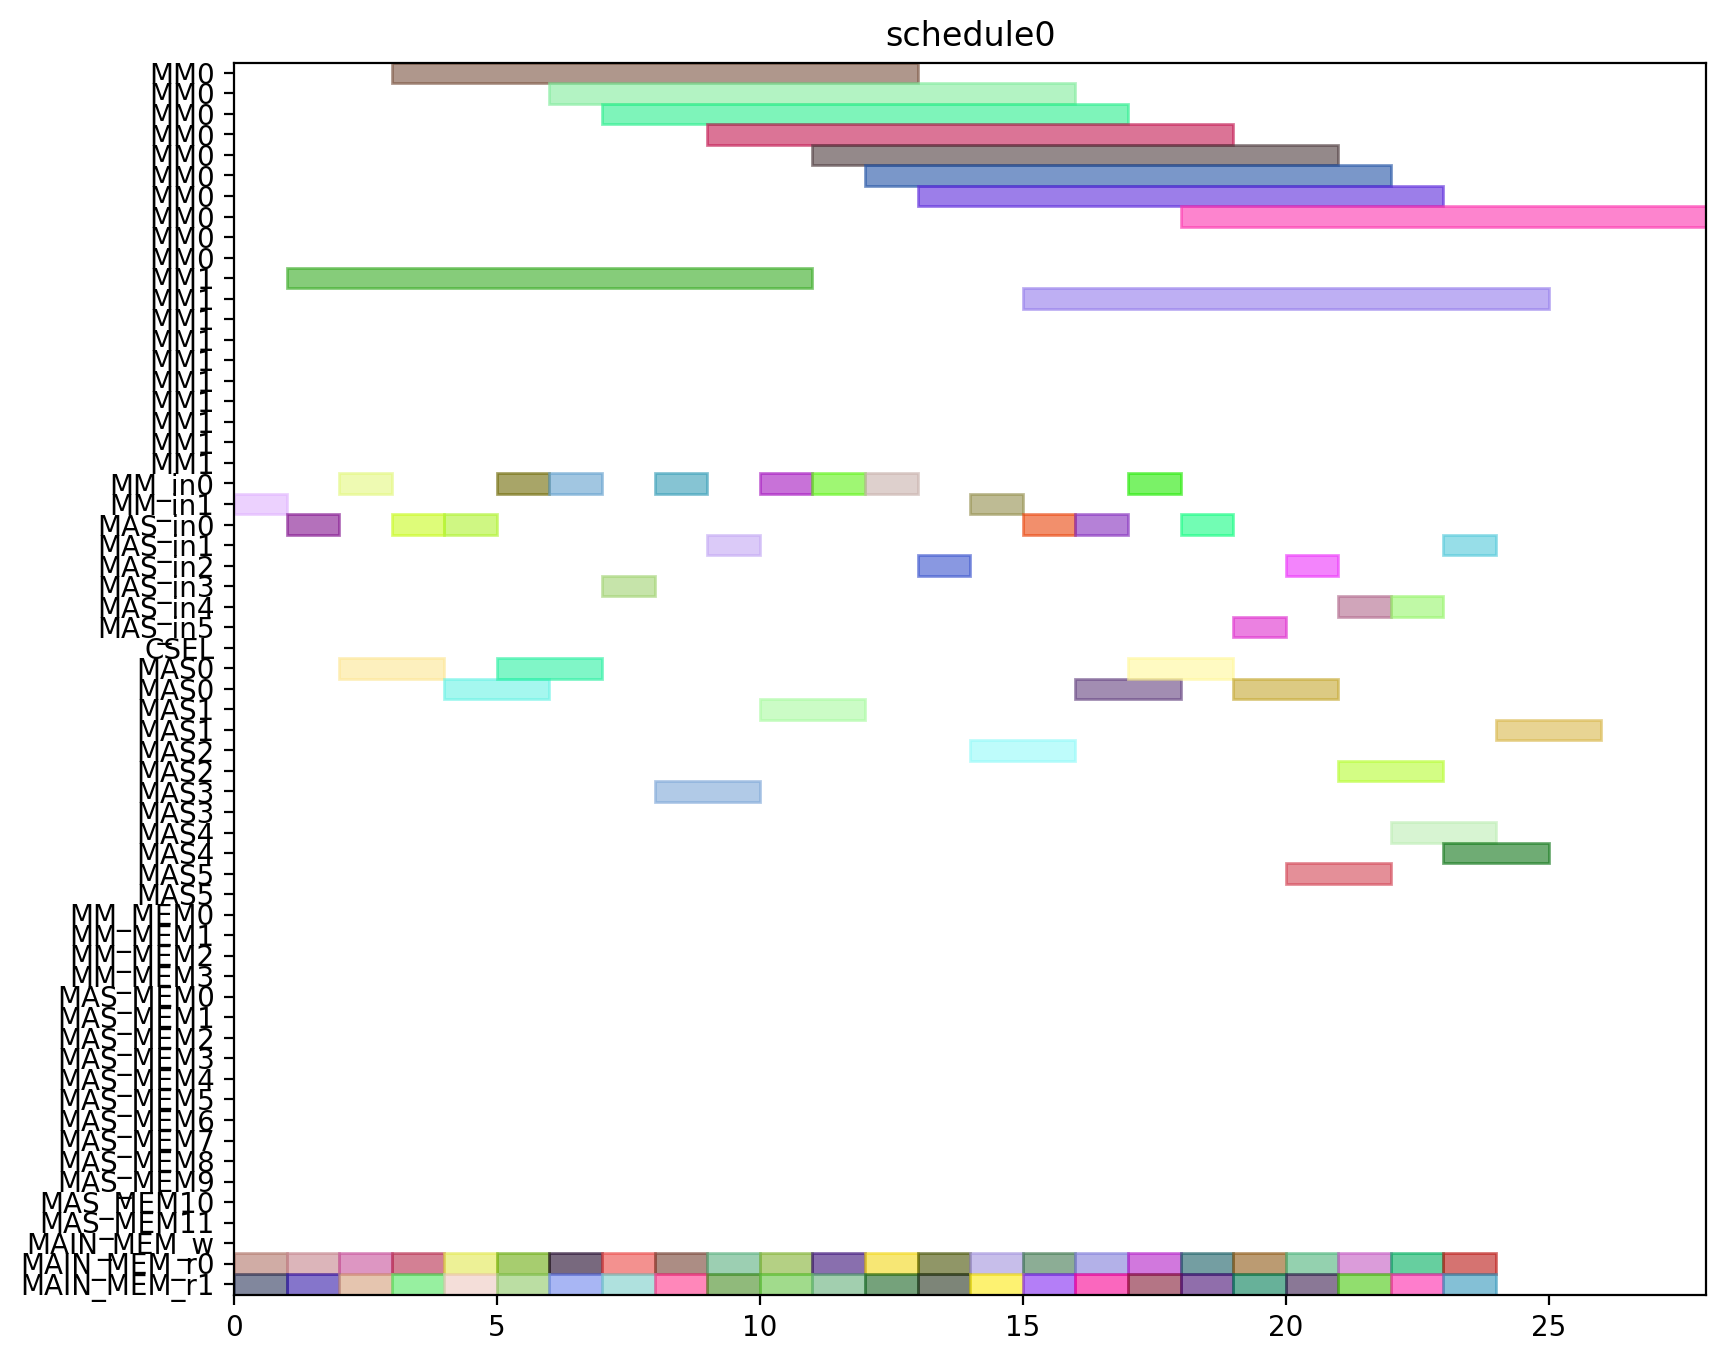

Generate this figure with Python:
from pyschedule import Scenario, solvers, plotters, alt


def solve():
	horizon = 120
	S = Scenario("schedule0", horizon=horizon)

	# resource
	MM = S.Resources('MM', num=2, size=10)
	MM_in = S.Resources('MM_in', num=2)
	MAS_in = S.Resources('MAS_in', num=6)
	CSEL = S.Resource('CSEL')
	MAS = S.Resources('MAS', num=6, size=2, periods=range(1, horizon))
	MM_MEM = S.Resources('MM_MEM', num=4)
	MAS_MEM = S.Resources('MAS_MEM', num=12)
	MAIN_MEM_w = S.Resource('MAIN_MEM_w', size=1)
	MAIN_MEM_r = S.Resources('MAIN_MEM_r', num=2)

	# result of previous scheduling

	# new tasks
	t0_t0 = S.Task('t0_t0', length=2, delay_cost=1)
	t0_t0 += alt(MAS)
	t0_t0_in = S.Task('t0_t0_in', length=1, delay_cost=1)
	t0_t0_in += alt(MAS_in)
	S += t0_t0_in*MAS_in[0]<=t0_t0*MAS[0]

	S += t0_t0_in*MAS_in[1]<=t0_t0*MAS[1]

	S += t0_t0_in*MAS_in[2]<=t0_t0*MAS[2]

	S += t0_t0_in*MAS_in[3]<=t0_t0*MAS[3]

	S += t0_t0_in*MAS_in[4]<=t0_t0*MAS[4]

	S += t0_t0_in*MAS_in[5]<=t0_t0*MAS[5]

	t0_t0_mem0 = S.Task('t0_t0_mem0', length=1, delay_cost=1)
	t0_t0_mem0 += MAIN_MEM_r[0]
	S += t0_t0_mem0 <= t0_t0

	t0_t0_mem1 = S.Task('t0_t0_mem1', length=1, delay_cost=1)
	t0_t0_mem1 += MAIN_MEM_r[1]
	S += t0_t0_mem1 <= t0_t0

	t0_t1 = S.Task('t0_t1', length=2, delay_cost=1)
	t0_t1 += alt(MAS)
	t0_t1_in = S.Task('t0_t1_in', length=1, delay_cost=1)
	t0_t1_in += alt(MAS_in)
	S += t0_t1_in*MAS_in[0]<=t0_t1*MAS[0]

	S += t0_t1_in*MAS_in[1]<=t0_t1*MAS[1]

	S += t0_t1_in*MAS_in[2]<=t0_t1*MAS[2]

	S += t0_t1_in*MAS_in[3]<=t0_t1*MAS[3]

	S += t0_t1_in*MAS_in[4]<=t0_t1*MAS[4]

	S += t0_t1_in*MAS_in[5]<=t0_t1*MAS[5]

	t0_t1_mem0 = S.Task('t0_t1_mem0', length=1, delay_cost=1)
	t0_t1_mem0 += MAIN_MEM_r[0]
	S += t0_t1_mem0 <= t0_t1

	t0_t1_mem1 = S.Task('t0_t1_mem1', length=1, delay_cost=1)
	t0_t1_mem1 += MAIN_MEM_r[1]
	S += t0_t1_mem1 <= t0_t1

	t0_t3 = S.Task('t0_t3', length=10, delay_cost=1)
	t0_t3 += alt(MM)
	t0_t3_in = S.Task('t0_t3_in', length=1, delay_cost=1)
	t0_t3_in += alt(MM_in)
	S += t0_t3_in*MM_in[0]<=t0_t3*MM[0]
	S += t0_t3_in*MM_in[1]<=t0_t3*MM[1]
	t0_t3_mem0 = S.Task('t0_t3_mem0', length=1, delay_cost=1)
	t0_t3_mem0 += MAIN_MEM_r[0]
	S += t0_t3_mem0 <= t0_t3

	t0_t3_mem1 = S.Task('t0_t3_mem1', length=1, delay_cost=1)
	t0_t3_mem1 += MAIN_MEM_r[1]
	S += t0_t3_mem1 <= t0_t3

	t10 = S.Task('t10', length=2, delay_cost=1)
	t10 += alt(MAS)
	t10_in = S.Task('t10_in', length=1, delay_cost=1)
	t10_in += alt(MAS_in)
	S += t10_in*MAS_in[0]<=t10*MAS[0]

	S += t10_in*MAS_in[1]<=t10*MAS[1]

	S += t10_in*MAS_in[2]<=t10*MAS[2]

	S += t10_in*MAS_in[3]<=t10*MAS[3]

	S += t10_in*MAS_in[4]<=t10*MAS[4]

	S += t10_in*MAS_in[5]<=t10*MAS[5]

	t10_mem0 = S.Task('t10_mem0', length=1, delay_cost=1)
	t10_mem0 += MAIN_MEM_r[0]
	S += t10_mem0 <= t10

	t10_mem1 = S.Task('t10_mem1', length=1, delay_cost=1)
	t10_mem1 += MAIN_MEM_r[1]
	S += t10_mem1 <= t10

	t11 = S.Task('t11', length=2, delay_cost=1)
	t11 += alt(MAS)
	t11_in = S.Task('t11_in', length=1, delay_cost=1)
	t11_in += alt(MAS_in)
	S += t11_in*MAS_in[0]<=t11*MAS[0]

	S += t11_in*MAS_in[1]<=t11*MAS[1]

	S += t11_in*MAS_in[2]<=t11*MAS[2]

	S += t11_in*MAS_in[3]<=t11*MAS[3]

	S += t11_in*MAS_in[4]<=t11*MAS[4]

	S += t11_in*MAS_in[5]<=t11*MAS[5]

	t11_mem0 = S.Task('t11_mem0', length=1, delay_cost=1)
	t11_mem0 += MAIN_MEM_r[0]
	S += t11_mem0 <= t11

	t11_mem1 = S.Task('t11_mem1', length=1, delay_cost=1)
	t11_mem1 += MAIN_MEM_r[1]
	S += t11_mem1 <= t11

	t3_t0 = S.Task('t3_t0', length=10, delay_cost=1)
	t3_t0 += alt(MM)
	t3_t0_in = S.Task('t3_t0_in', length=1, delay_cost=1)
	t3_t0_in += alt(MM_in)
	S += t3_t0_in*MM_in[0]<=t3_t0*MM[0]
	S += t3_t0_in*MM_in[1]<=t3_t0*MM[1]
	t3_t0_mem0 = S.Task('t3_t0_mem0', length=1, delay_cost=1)
	t3_t0_mem0 += MAIN_MEM_r[0]
	S += t3_t0_mem0 <= t3_t0

	t3_t0_mem1 = S.Task('t3_t0_mem1', length=1, delay_cost=1)
	t3_t0_mem1 += MAIN_MEM_r[1]
	S += t3_t0_mem1 <= t3_t0

	t3_t1 = S.Task('t3_t1', length=10, delay_cost=1)
	t3_t1 += alt(MM)
	t3_t1_in = S.Task('t3_t1_in', length=1, delay_cost=1)
	t3_t1_in += alt(MM_in)
	S += t3_t1_in*MM_in[0]<=t3_t1*MM[0]
	S += t3_t1_in*MM_in[1]<=t3_t1*MM[1]
	t3_t1_mem0 = S.Task('t3_t1_mem0', length=1, delay_cost=1)
	t3_t1_mem0 += MAIN_MEM_r[0]
	S += t3_t1_mem0 <= t3_t1

	t3_t1_mem1 = S.Task('t3_t1_mem1', length=1, delay_cost=1)
	t3_t1_mem1 += MAIN_MEM_r[1]
	S += t3_t1_mem1 <= t3_t1

	t3_t2 = S.Task('t3_t2', length=2, delay_cost=1)
	t3_t2 += alt(MAS)
	t3_t2_in = S.Task('t3_t2_in', length=1, delay_cost=1)
	t3_t2_in += alt(MAS_in)
	S += t3_t2_in*MAS_in[0]<=t3_t2*MAS[0]

	S += t3_t2_in*MAS_in[1]<=t3_t2*MAS[1]

	S += t3_t2_in*MAS_in[2]<=t3_t2*MAS[2]

	S += t3_t2_in*MAS_in[3]<=t3_t2*MAS[3]

	S += t3_t2_in*MAS_in[4]<=t3_t2*MAS[4]

	S += t3_t2_in*MAS_in[5]<=t3_t2*MAS[5]

	t3_t2_mem0 = S.Task('t3_t2_mem0', length=1, delay_cost=1)
	t3_t2_mem0 += MAIN_MEM_r[0]
	S += t3_t2_mem0 <= t3_t2

	t3_t2_mem1 = S.Task('t3_t2_mem1', length=1, delay_cost=1)
	t3_t2_mem1 += MAIN_MEM_r[1]
	S += t3_t2_mem1 <= t3_t2

	t3_t3 = S.Task('t3_t3', length=2, delay_cost=1)
	t3_t3 += alt(MAS)
	t3_t3_in = S.Task('t3_t3_in', length=1, delay_cost=1)
	t3_t3_in += alt(MAS_in)
	S += t3_t3_in*MAS_in[0]<=t3_t3*MAS[0]

	S += t3_t3_in*MAS_in[1]<=t3_t3*MAS[1]

	S += t3_t3_in*MAS_in[2]<=t3_t3*MAS[2]

	S += t3_t3_in*MAS_in[3]<=t3_t3*MAS[3]

	S += t3_t3_in*MAS_in[4]<=t3_t3*MAS[4]

	S += t3_t3_in*MAS_in[5]<=t3_t3*MAS[5]

	t3_t3_mem0 = S.Task('t3_t3_mem0', length=1, delay_cost=1)
	t3_t3_mem0 += MAIN_MEM_r[0]
	S += t3_t3_mem0 <= t3_t3

	t3_t3_mem1 = S.Task('t3_t3_mem1', length=1, delay_cost=1)
	t3_t3_mem1 += MAIN_MEM_r[1]
	S += t3_t3_mem1 <= t3_t3

	t4_t0 = S.Task('t4_t0', length=2, delay_cost=1)
	t4_t0 += alt(MAS)
	t4_t0_in = S.Task('t4_t0_in', length=1, delay_cost=1)
	t4_t0_in += alt(MAS_in)
	S += t4_t0_in*MAS_in[0]<=t4_t0*MAS[0]

	S += t4_t0_in*MAS_in[1]<=t4_t0*MAS[1]

	S += t4_t0_in*MAS_in[2]<=t4_t0*MAS[2]

	S += t4_t0_in*MAS_in[3]<=t4_t0*MAS[3]

	S += t4_t0_in*MAS_in[4]<=t4_t0*MAS[4]

	S += t4_t0_in*MAS_in[5]<=t4_t0*MAS[5]

	t4_t0_mem0 = S.Task('t4_t0_mem0', length=1, delay_cost=1)
	t4_t0_mem0 += MAIN_MEM_r[0]
	S += t4_t0_mem0 <= t4_t0

	t4_t0_mem1 = S.Task('t4_t0_mem1', length=1, delay_cost=1)
	t4_t0_mem1 += MAIN_MEM_r[1]
	S += t4_t0_mem1 <= t4_t0

	t4_t1 = S.Task('t4_t1', length=2, delay_cost=1)
	t4_t1 += alt(MAS)
	t4_t1_in = S.Task('t4_t1_in', length=1, delay_cost=1)
	t4_t1_in += alt(MAS_in)
	S += t4_t1_in*MAS_in[0]<=t4_t1*MAS[0]

	S += t4_t1_in*MAS_in[1]<=t4_t1*MAS[1]

	S += t4_t1_in*MAS_in[2]<=t4_t1*MAS[2]

	S += t4_t1_in*MAS_in[3]<=t4_t1*MAS[3]

	S += t4_t1_in*MAS_in[4]<=t4_t1*MAS[4]

	S += t4_t1_in*MAS_in[5]<=t4_t1*MAS[5]

	t4_t1_mem0 = S.Task('t4_t1_mem0', length=1, delay_cost=1)
	t4_t1_mem0 += MAIN_MEM_r[0]
	S += t4_t1_mem0 <= t4_t1

	t4_t1_mem1 = S.Task('t4_t1_mem1', length=1, delay_cost=1)
	t4_t1_mem1 += MAIN_MEM_r[1]
	S += t4_t1_mem1 <= t4_t1

	t4_t3 = S.Task('t4_t3', length=10, delay_cost=1)
	t4_t3 += alt(MM)
	t4_t3_in = S.Task('t4_t3_in', length=1, delay_cost=1)
	t4_t3_in += alt(MM_in)
	S += t4_t3_in*MM_in[0]<=t4_t3*MM[0]
	S += t4_t3_in*MM_in[1]<=t4_t3*MM[1]
	t4_t3_mem0 = S.Task('t4_t3_mem0', length=1, delay_cost=1)
	t4_t3_mem0 += MAIN_MEM_r[0]
	S += t4_t3_mem0 <= t4_t3

	t4_t3_mem1 = S.Task('t4_t3_mem1', length=1, delay_cost=1)
	t4_t3_mem1 += MAIN_MEM_r[1]
	S += t4_t3_mem1 <= t4_t3

	t5_t0 = S.Task('t5_t0', length=10, delay_cost=1)
	t5_t0 += alt(MM)
	t5_t0_in = S.Task('t5_t0_in', length=1, delay_cost=1)
	t5_t0_in += alt(MM_in)
	S += t5_t0_in*MM_in[0]<=t5_t0*MM[0]
	S += t5_t0_in*MM_in[1]<=t5_t0*MM[1]
	t5_t0_mem0 = S.Task('t5_t0_mem0', length=1, delay_cost=1)
	t5_t0_mem0 += MAIN_MEM_r[0]
	S += t5_t0_mem0 <= t5_t0

	t5_t0_mem1 = S.Task('t5_t0_mem1', length=1, delay_cost=1)
	t5_t0_mem1 += MAIN_MEM_r[1]
	S += t5_t0_mem1 <= t5_t0

	t5_t1 = S.Task('t5_t1', length=10, delay_cost=1)
	t5_t1 += alt(MM)
	t5_t1_in = S.Task('t5_t1_in', length=1, delay_cost=1)
	t5_t1_in += alt(MM_in)
	S += t5_t1_in*MM_in[0]<=t5_t1*MM[0]
	S += t5_t1_in*MM_in[1]<=t5_t1*MM[1]
	t5_t1_mem0 = S.Task('t5_t1_mem0', length=1, delay_cost=1)
	t5_t1_mem0 += MAIN_MEM_r[0]
	S += t5_t1_mem0 <= t5_t1

	t5_t1_mem1 = S.Task('t5_t1_mem1', length=1, delay_cost=1)
	t5_t1_mem1 += MAIN_MEM_r[1]
	S += t5_t1_mem1 <= t5_t1

	t5_t2 = S.Task('t5_t2', length=2, delay_cost=1)
	t5_t2 += alt(MAS)
	t5_t2_in = S.Task('t5_t2_in', length=1, delay_cost=1)
	t5_t2_in += alt(MAS_in)
	S += t5_t2_in*MAS_in[0]<=t5_t2*MAS[0]

	S += t5_t2_in*MAS_in[1]<=t5_t2*MAS[1]

	S += t5_t2_in*MAS_in[2]<=t5_t2*MAS[2]

	S += t5_t2_in*MAS_in[3]<=t5_t2*MAS[3]

	S += t5_t2_in*MAS_in[4]<=t5_t2*MAS[4]

	S += t5_t2_in*MAS_in[5]<=t5_t2*MAS[5]

	t5_t2_mem0 = S.Task('t5_t2_mem0', length=1, delay_cost=1)
	t5_t2_mem0 += MAIN_MEM_r[0]
	S += t5_t2_mem0 <= t5_t2

	t5_t2_mem1 = S.Task('t5_t2_mem1', length=1, delay_cost=1)
	t5_t2_mem1 += MAIN_MEM_r[1]
	S += t5_t2_mem1 <= t5_t2

	t5_t3 = S.Task('t5_t3', length=2, delay_cost=1)
	t5_t3 += alt(MAS)
	t5_t3_in = S.Task('t5_t3_in', length=1, delay_cost=1)
	t5_t3_in += alt(MAS_in)
	S += t5_t3_in*MAS_in[0]<=t5_t3*MAS[0]

	S += t5_t3_in*MAS_in[1]<=t5_t3*MAS[1]

	S += t5_t3_in*MAS_in[2]<=t5_t3*MAS[2]

	S += t5_t3_in*MAS_in[3]<=t5_t3*MAS[3]

	S += t5_t3_in*MAS_in[4]<=t5_t3*MAS[4]

	S += t5_t3_in*MAS_in[5]<=t5_t3*MAS[5]

	t5_t3_mem0 = S.Task('t5_t3_mem0', length=1, delay_cost=1)
	t5_t3_mem0 += MAIN_MEM_r[0]
	S += t5_t3_mem0 <= t5_t3

	t5_t3_mem1 = S.Task('t5_t3_mem1', length=1, delay_cost=1)
	t5_t3_mem1 += MAIN_MEM_r[1]
	S += t5_t3_mem1 <= t5_t3

	t6_t0 = S.Task('t6_t0', length=10, delay_cost=1)
	t6_t0 += alt(MM)
	t6_t0_in = S.Task('t6_t0_in', length=1, delay_cost=1)
	t6_t0_in += alt(MM_in)
	S += t6_t0_in*MM_in[0]<=t6_t0*MM[0]
	S += t6_t0_in*MM_in[1]<=t6_t0*MM[1]
	t6_t0_mem0 = S.Task('t6_t0_mem0', length=1, delay_cost=1)
	t6_t0_mem0 += MAIN_MEM_r[0]
	S += t6_t0_mem0 <= t6_t0

	t6_t0_mem1 = S.Task('t6_t0_mem1', length=1, delay_cost=1)
	t6_t0_mem1 += MAIN_MEM_r[1]
	S += t6_t0_mem1 <= t6_t0

	t6_t1 = S.Task('t6_t1', length=10, delay_cost=1)
	t6_t1 += alt(MM)
	t6_t1_in = S.Task('t6_t1_in', length=1, delay_cost=1)
	t6_t1_in += alt(MM_in)
	S += t6_t1_in*MM_in[0]<=t6_t1*MM[0]
	S += t6_t1_in*MM_in[1]<=t6_t1*MM[1]
	t6_t1_mem0 = S.Task('t6_t1_mem0', length=1, delay_cost=1)
	t6_t1_mem0 += MAIN_MEM_r[0]
	S += t6_t1_mem0 <= t6_t1

	t6_t1_mem1 = S.Task('t6_t1_mem1', length=1, delay_cost=1)
	t6_t1_mem1 += MAIN_MEM_r[1]
	S += t6_t1_mem1 <= t6_t1

	t6_t2 = S.Task('t6_t2', length=2, delay_cost=1)
	t6_t2 += alt(MAS)
	t6_t2_in = S.Task('t6_t2_in', length=1, delay_cost=1)
	t6_t2_in += alt(MAS_in)
	S += t6_t2_in*MAS_in[0]<=t6_t2*MAS[0]

	S += t6_t2_in*MAS_in[1]<=t6_t2*MAS[1]

	S += t6_t2_in*MAS_in[2]<=t6_t2*MAS[2]

	S += t6_t2_in*MAS_in[3]<=t6_t2*MAS[3]

	S += t6_t2_in*MAS_in[4]<=t6_t2*MAS[4]

	S += t6_t2_in*MAS_in[5]<=t6_t2*MAS[5]

	t6_t2_mem0 = S.Task('t6_t2_mem0', length=1, delay_cost=1)
	t6_t2_mem0 += MAIN_MEM_r[0]
	S += t6_t2_mem0 <= t6_t2

	t6_t2_mem1 = S.Task('t6_t2_mem1', length=1, delay_cost=1)
	t6_t2_mem1 += MAIN_MEM_r[1]
	S += t6_t2_mem1 <= t6_t2

	t6_t3 = S.Task('t6_t3', length=2, delay_cost=1)
	t6_t3 += alt(MAS)
	t6_t3_in = S.Task('t6_t3_in', length=1, delay_cost=1)
	t6_t3_in += alt(MAS_in)
	S += t6_t3_in*MAS_in[0]<=t6_t3*MAS[0]

	S += t6_t3_in*MAS_in[1]<=t6_t3*MAS[1]

	S += t6_t3_in*MAS_in[2]<=t6_t3*MAS[2]

	S += t6_t3_in*MAS_in[3]<=t6_t3*MAS[3]

	S += t6_t3_in*MAS_in[4]<=t6_t3*MAS[4]

	S += t6_t3_in*MAS_in[5]<=t6_t3*MAS[5]

	t6_t3_mem0 = S.Task('t6_t3_mem0', length=1, delay_cost=1)
	t6_t3_mem0 += MAIN_MEM_r[0]
	S += t6_t3_mem0 <= t6_t3

	t6_t3_mem1 = S.Task('t6_t3_mem1', length=1, delay_cost=1)
	t6_t3_mem1 += MAIN_MEM_r[1]
	S += t6_t3_mem1 <= t6_t3

	t7_t0 = S.Task('t7_t0', length=10, delay_cost=1)
	t7_t0 += alt(MM)
	t7_t0_in = S.Task('t7_t0_in', length=1, delay_cost=1)
	t7_t0_in += alt(MM_in)
	S += t7_t0_in*MM_in[0]<=t7_t0*MM[0]
	S += t7_t0_in*MM_in[1]<=t7_t0*MM[1]
	t7_t0_mem0 = S.Task('t7_t0_mem0', length=1, delay_cost=1)
	t7_t0_mem0 += MAIN_MEM_r[0]
	S += t7_t0_mem0 <= t7_t0

	t7_t0_mem1 = S.Task('t7_t0_mem1', length=1, delay_cost=1)
	t7_t0_mem1 += MAIN_MEM_r[1]
	S += t7_t0_mem1 <= t7_t0

	t7_t1 = S.Task('t7_t1', length=10, delay_cost=1)
	t7_t1 += alt(MM)
	t7_t1_in = S.Task('t7_t1_in', length=1, delay_cost=1)
	t7_t1_in += alt(MM_in)
	S += t7_t1_in*MM_in[0]<=t7_t1*MM[0]
	S += t7_t1_in*MM_in[1]<=t7_t1*MM[1]
	t7_t1_mem0 = S.Task('t7_t1_mem0', length=1, delay_cost=1)
	t7_t1_mem0 += MAIN_MEM_r[0]
	S += t7_t1_mem0 <= t7_t1

	t7_t1_mem1 = S.Task('t7_t1_mem1', length=1, delay_cost=1)
	t7_t1_mem1 += MAIN_MEM_r[1]
	S += t7_t1_mem1 <= t7_t1

	t7_t2 = S.Task('t7_t2', length=2, delay_cost=1)
	t7_t2 += alt(MAS)
	t7_t2_in = S.Task('t7_t2_in', length=1, delay_cost=1)
	t7_t2_in += alt(MAS_in)
	S += t7_t2_in*MAS_in[0]<=t7_t2*MAS[0]

	S += t7_t2_in*MAS_in[1]<=t7_t2*MAS[1]

	S += t7_t2_in*MAS_in[2]<=t7_t2*MAS[2]

	S += t7_t2_in*MAS_in[3]<=t7_t2*MAS[3]

	S += t7_t2_in*MAS_in[4]<=t7_t2*MAS[4]

	S += t7_t2_in*MAS_in[5]<=t7_t2*MAS[5]

	t7_t2_mem0 = S.Task('t7_t2_mem0', length=1, delay_cost=1)
	t7_t2_mem0 += MAIN_MEM_r[0]
	S += t7_t2_mem0 <= t7_t2

	t7_t2_mem1 = S.Task('t7_t2_mem1', length=1, delay_cost=1)
	t7_t2_mem1 += MAIN_MEM_r[1]
	S += t7_t2_mem1 <= t7_t2

	t7_t3 = S.Task('t7_t3', length=2, delay_cost=1)
	t7_t3 += alt(MAS)
	t7_t3_in = S.Task('t7_t3_in', length=1, delay_cost=1)
	t7_t3_in += alt(MAS_in)
	S += t7_t3_in*MAS_in[0]<=t7_t3*MAS[0]

	S += t7_t3_in*MAS_in[1]<=t7_t3*MAS[1]

	S += t7_t3_in*MAS_in[2]<=t7_t3*MAS[2]

	S += t7_t3_in*MAS_in[3]<=t7_t3*MAS[3]

	S += t7_t3_in*MAS_in[4]<=t7_t3*MAS[4]

	S += t7_t3_in*MAS_in[5]<=t7_t3*MAS[5]

	t7_t3_mem0 = S.Task('t7_t3_mem0', length=1, delay_cost=1)
	t7_t3_mem0 += MAIN_MEM_r[0]
	S += t7_t3_mem0 <= t7_t3

	t7_t3_mem1 = S.Task('t7_t3_mem1', length=1, delay_cost=1)
	t7_t3_mem1 += MAIN_MEM_r[1]
	S += t7_t3_mem1 <= t7_t3

	solvers.mip.solve(S,msg=1,kind='CPLEX',ratio_gap=1.01)

	solution = [['hoge']*len(S.solution()[1]) for i in range(len(S.solution()))]
	for i in range(len(S.solution())):
		for j in range(len(S.solution()[i])):
			solution[i][j]=str(S.solution()[i][j])
	print(solution)

	cycles = int(solution[-1][3])

	pic_file_name = "/mnt/rose/usr1/fukuda/ABE/multiRAM_multiMAS_16mux/scheduling_result/stage10MM2_stage2MAS6/SQR012345/schedule0.png"
	if(S.solution() != []):
		plotters.matplotlib.plot(S,img_filename=pic_file_name, show_task_labels=False, fig_size=(cycles*0.25+3, 8))

	return solution
